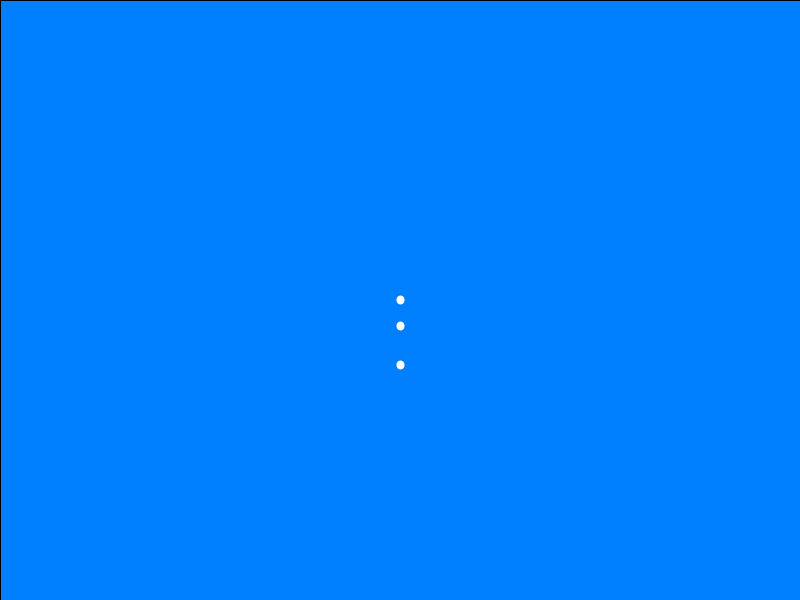
Frame 1 (no input)
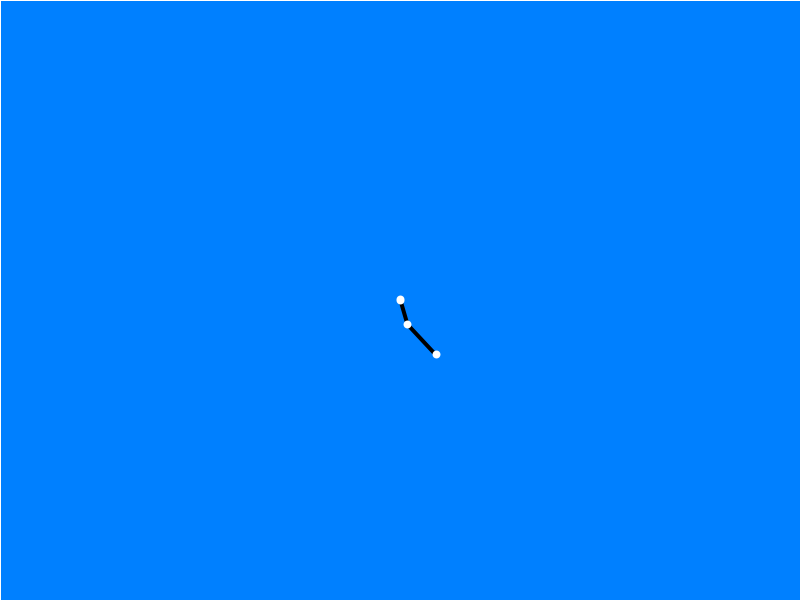
Frame 60 (the mouse pressed at the canvas centre just before this capture)
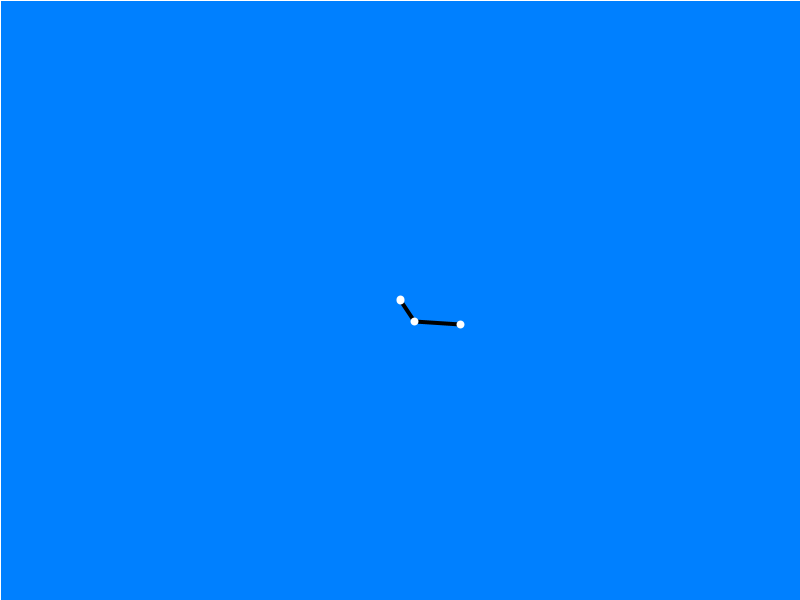
Frame 120 (the mouse held since frame 60 and released just before this capture)

The Processing sketch that drew these frames (run headless with seeded random() and noise(); from frame 60 on, the mouse is pressed at the canvas centre):

// Processing sketch: Q2
// ── Q2.pde
float a;
float b;
float w1 = 3*PI/2;

float c;
float d;
float w2 = 3*PI/2;


void setup(){
size(800,600);
frameRate(240);
}

void BG(){ //Background
translate(400,300);
scale(1,-1);
strokeWeight(1);
fill(0,128,255);
rect(-400,-300,800,600); //ponto inicial, tamanho
}

void ombro(){ //ombro preto imovel
stroke(255);
strokeWeight(8);
point(0,0); //centro preto ombro
}


void punho(){
stroke(255);
strokeWeight(8);

a = 65*cos(w1);
b = 65*sin(w1);
point(a,b);

if(w1<5.95){
w1 += 0.01;
}

}


void cotovelo(){
stroke(255);
strokeWeight(8);

c = 26*cos(w2);
d = 26*sin(w2);
point(c,d);

if(w1<5.95){
w2 += 0.01/2; //cotoveloduasvezes mais lento
}

}

void braco(){
stroke(0);
strokeWeight(4);
line(0,0,c,d);
}

void antebraco(){
stroke(0);
strokeWeight(4);
line(c,d,a,b);
}


void draw(){
BG();
braco();
antebraco();
ombro();
cotovelo();
punho();





}
